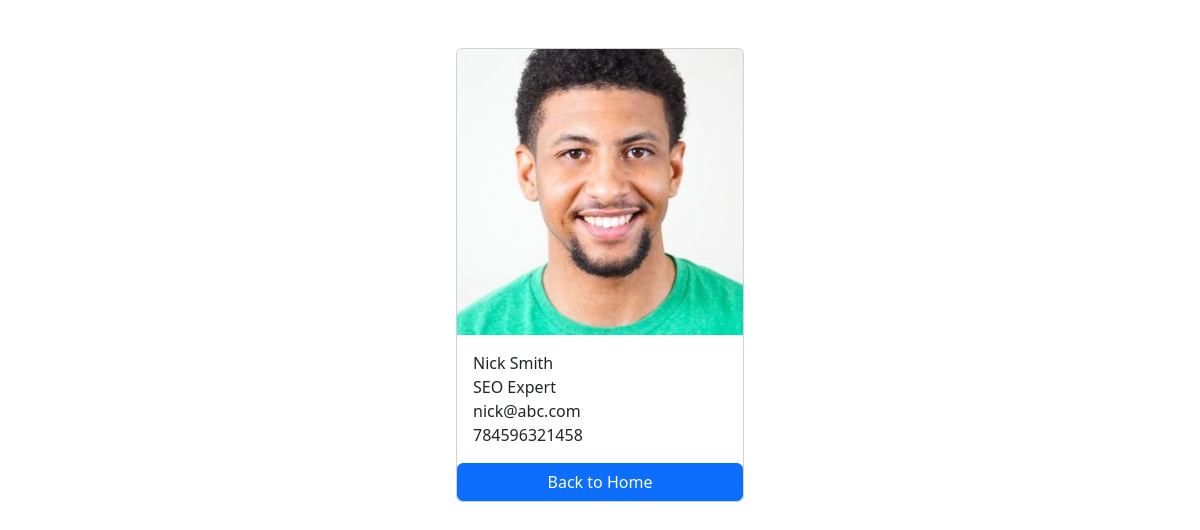
/employees/2, run on the app's committed database.
### employees/models.py (models this page shows, shortened)
class Employee(models.Model):
    first_name = models.CharField(max_length = 50)
    last_name = models.CharField(max_length = 50)
    photo = models.ImageField(upload_to='images')
    designation = models.CharField(max_length = 50)
    email_address = models.EmailField(max_length = 100, unique = True)
    phone_number = models.CharField(max_length = 12, blank = True)
    created_at = models.DateTimeField(auto_now_add = True)
    updated_at = models.DateTimeField(auto_now = True)

### employees/views.py (the view)
# urls.py: path('<int:pk>', views.employee_detail, name="employee-details"),
def employee_detail(request, pk):
    employee = get_object_or_404(Employee, pk=pk)
    context = {
        "employee": employee
    }
    return render(request, "employee_detail.html", context)

### templates/employee_detail.html
{% extends 'home.html' %}
{% block content %}
<div class="card mx-auto mt-5" style="width: 18rem;">
    <img src="{{employee.photo.url}}" class="card-img-top" alt="...">
    <div class="card-body">
      <p class="card-text m-0"> {{employee.first_name}} {{employee.last_name}}</p>
      <p class="card-text m-0"> {{employee.designation}} </p>
      <p class="card-text m-0"> {{employee.email_address}} </p>
      <p class="card-text m-0"> {{employee.phone_number}} </p>
    </div>
    <a href="{% url 'home' %}" class="btn btn-primary">Back to Home</a>
  </div>
{% endblock content %}

### data on the page
Employee: photo (picture), first_name "Nick", last_name "Smith", designation "SEO Expert", email_address "nick@abc.com", phone_number "784596321458"
